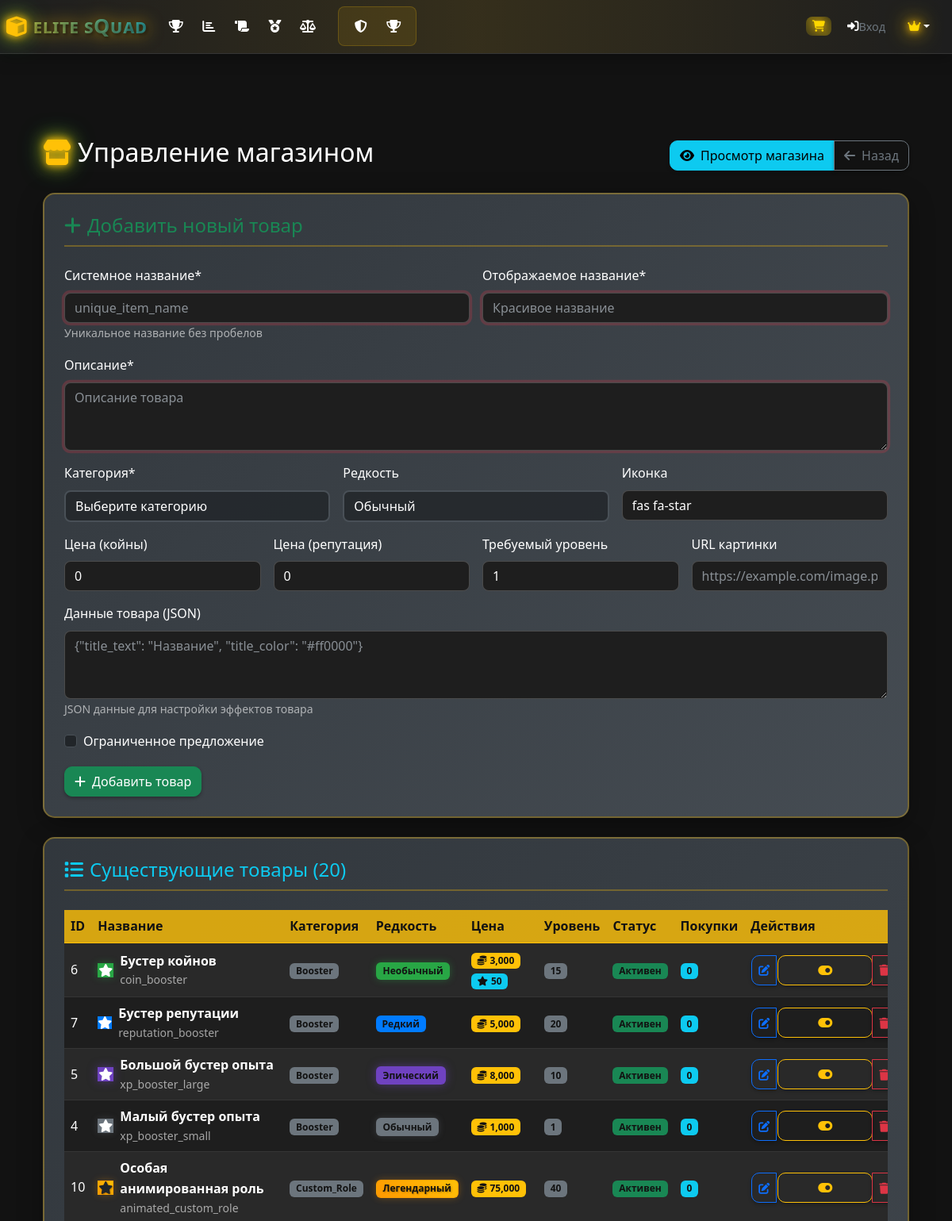
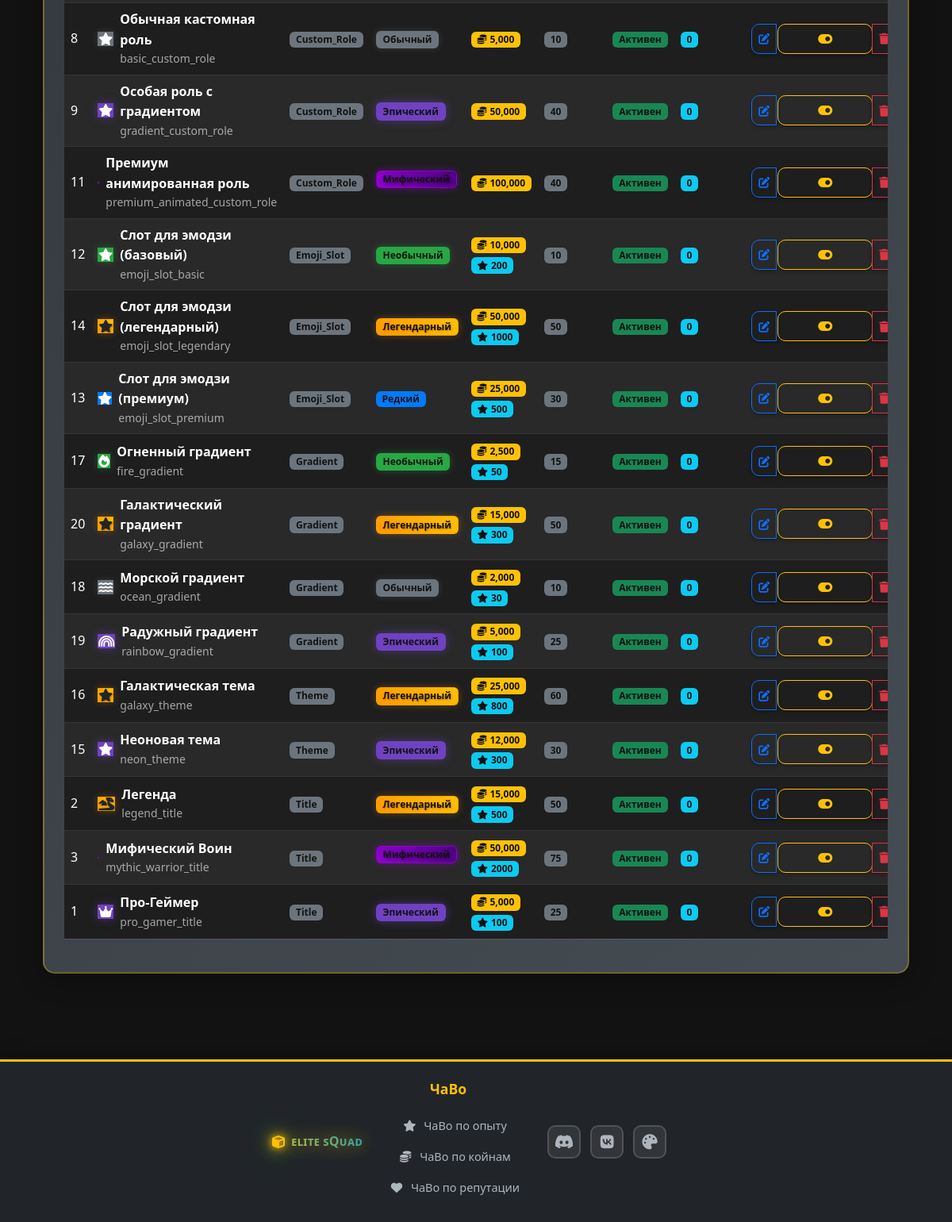
The page /admin/shop (signed in) on the database its author committed (2 pictures, top to bottom).
### models.py (models this page shows, shortened)
class ShopItem(db.Model):
    id = db.Column(db.Integer, primary_key=True)
    name = db.Column(db.String(100), nullable=False, unique=True)
    display_name = db.Column(db.String(200), nullable=False)
    description = db.Column(db.Text, nullable=False)
    category = db.Column(db.String(50), nullable=False)  # title, theme, gradient, avatar, cursor
    price_coins = db.Column(db.Integer, default=0, nullable=False)
    price_reputation = db.Column(db.Integer, default=0, nullable=False)
    unlock_level = db.Column(db.Integer, default=1, nullable=False)
    rarity = db.Column(db.String(20), default='common', nullable=False)
    icon = db.Column(db.String(50), default='fas fa-star', nullable=False)
    image_url = db.Column(db.String(500), nullable=True)  # URL for item image
    item_data = db.Column(db.Text, nullable=True)  # JSON data for item effects
    is_limited_time = db.Column(db.Boolean, default=False, nullable=False)
    is_active = db.Column(db.Boolean, default=True, nullable=False)
    created_at = db.Column(db.DateTime, default=datetime.utcnow)
    purchases = db.relationship('ShopPurchase', backref='item', lazy=True, cascade='all, delete-orphan')

### routes.py (the view)
@app.route('/admin/shop')
def admin_shop():
    if not session.get('is_admin'):
        flash('У вас нет доступа к этой функции!', 'error')
        return redirect(url_for('index'))
    shop_items = ShopItem.query.order_by(ShopItem.category, ShopItem.name).all()
    shop_items_data = []
    for item in shop_items:
        shop_items_data.append({
            'id': item.id,
            'name': item.name,
            'display_name': item.display_name,
            'description': item.description,
            'category': item.category,
            'price_coins': item.price_coins,
            'price_reputation': item.price_reputation,
            'unlock_level': item.unlock_level,
            'rarity': item.rarity,
            'icon': item.icon,
            'image_url': item.image_url,
            'item_data': item.item_data,
            'is_limited_time': item.is_limited_time,
            'is_active': item.is_active
        })
    return render_template('admin_shop.html', shop_items=shop_items, shop_items_data=shop_items_data)

### routes.py (called while the page is built)
@app.context_processor
def inject_current_player():
    current_player = None
    player_nickname = session.get('player_nickname')
    if player_nickname:
        current_player = Player.query.filter_by(nickname=player_nickname).first()
    if 'language' not in session:
        session['language'] = 'ru'
    return dict(current_player=current_player, current_language=session.get('language', 'ru'))

### templates/admin_shop.html (shortened to what this page needs)
{% extends "base.html" %}
{% block content %}
<div class="container-fluid py-4">
    <div class="d-flex justify-content-between align-items-center mb-4">
        <h2 class="page-title">
            <i class="fas fa-store text-warning me-2 glow-effect"></i>Управление магазином
        </h2>
        <div class="btn-group">
            <a href="{{ url_for('shop') }}" class="btn btn-info">
                <i class="fas fa-eye me-2"></i>Просмотр магазина
            </a>
            <a href="{{ url_for('admin') }}" class="btn btn-outline-secondary">
                <i class="fas fa-arrow-left me-2"></i>Назад
            </a>
        </div>
    </div>
    <div class="admin-form-card mb-4">
        <h4 class="text-success mb-4">
            <i class="fas fa-plus me-2"></i>Добавить новый товар
        </h4>
        <form method="POST" action="{{ url_for('admin_add_shop_item') }}">
            <div class="row g-3">
                <div class="col-md-6">
                    <label class="form-label">Системное название*</label>
                    <input type="text" class="form-control" name="name" required placeholder="unique_item_name">
                    <small class="text-muted">Уникальное название без пробелов</small>
                </div>
                <div class="col-md-6">
                    <label class="form-label">Отображаемое название*</label>
                    <input type="text" class="form-control" name="display_name" required placeholder="Красивое название">
                </div>
                <div class="col-12">
                    <label class="form-label">Описание*</label>
                    <textarea class="form-control" name="description" required placeholder="Описание товара" rows="3"></textarea>
                </div>
                <div class="col-md-4">
                    <label class="form-label">Категория*</label>
                    <select class="form-select" name="category" required>
                        <option value="">Выберите категорию</option>
                    </select>
                </div>
                <div class="col-md-4">
                    <label class="form-label">Редкость</label>
                    <select class="form-select" name="rarity" required>
                        <option value="common">Обычный</option>
                    </select>
                </div>
                <div class="col-md-4">
                    <label class="form-label">Иконка</label>
                    <input type="text" class="form-control" name="icon" value="fas fa-star" placeholder="fas fa-star">
                </div>
                <div class="col-md-3">
                    <label class="form-label">Цена (койны)</label>
                    <input type="number" class="form-control" name="price_coins" min="0" value="0">
                </div>
                <div class="col-md-3">
                    <label class="form-label">Цена (репутация)</label>
                    <input type="number" class="form-control" name="price_reputation" min="0" value="0">
                </div>
                <div class="col-md-3">
                    <label class="form-label">Требуемый уровень</label>
                    <input type="number" class="form-control" name="unlock_level" min="1" value="1">
                </div>
                <div class="col-md-3">
                    <label class="form-label">URL картинки</label>
                    <input type="url" class="form-control" name="image_url" placeholder="https://example.com/image.png">
                </div>
                <div class="col-12">
                    <label class="form-label">Данные товара (JSON)</label>
                    <textarea class="form-control" name="item_data" placeholder='{"title_text": "Название", "title_color": "#ff0000"}' rows="3"></textarea>
                    <small class="text-muted">JSON данные для настройки эффектов товара</small>
                </div>
                <div class="col-md-6">
                    <div class="form-check">
                        <input class="form-check-input" type="checkbox" name="is_limited_time" id="limitedTime">
                        <label class="form-check-label" for="limitedTime">
                            Ограниченное предложение
                        </label>
                    </div>
                </div>
                <div class="col-12">
                    <button type="submit" class="btn btn-success">
                        <i class="fas fa-plus me-2"></i>Добавить товар
                    </button>
                </div>
            </div>
        </form>
    </div>
    <div class="admin-form-card">
        <h4 class="text-info mb-4">
            <i class="fas fa-list me-2"></i>Существующие товары ({{ shop_items|length }})
        </h4>
        {% if shop_items %}
        <div class="table-responsive">
            <table class="table table-dark table-striped">
                <thead class="table-warning">
                    <tr>
                        <th>ID</th>
                        <th>Название</th>
                        <th>Категория</th>
                        <th>Редкость</th>
                        <th>Цена</th>
                        <th>Уровень</th>
                        <th>Статус</th>
                        <th>Покупки</th>
                        <th>Действия</th>
                    </tr>
                </thead>
                <tbody>
                    {% for item in shop_items %}
                    <tr>
                        <td>{{ item.id }}</td>
                        <td>
                            <div class="d-flex align-items-center">
                                <i class="{{ item.icon }} me-2 rarity-{{ item.rarity }}"></i>
                                <div>
                                    <div class="fw-bold">{{ item.display_name }}</div>
                                    <div class="text-muted small">{{ item.name }}</div>
                                </div>
                            </div>
                        </td>
                        <td>
                            <span class="badge bg-secondary">{{ item.category.title() }}</span>
                        </td>
                        <td>
                            <span class="badge rarity-{{ item.rarity }}">
                                {% if item.rarity == 'common' %}Обычный
                                {% elif item.rarity == 'uncommon' %}Необычный
                                {% elif item.rarity == 'rare' %}Редкий
                                {% elif item.rarity == 'epic' %}Эпический
                                {% elif item.rarity == 'legendary' %}Легендарный
                                {% elif item.rarity == 'mythic' %}Мифический
                                {% endif %}
                            </span>
                        </td>
                        <td>
                            {% if item.price_coins > 0 %}
                                <span class="badge bg-warning text-dark">
                                    <i class="fas fa-coins me-1"></i>{{ "{:,}".format(item.price_coins) }}
                                </span>
                            {% endif %}
                            {% if item.price_reputation > 0 %}
                                <span class="badge bg-info">
                                    <i class="fas fa-star me-1"></i>{{ item.price_reputation }}
                                </span>
                            {% endif %}
                        </td>
                        <td>
                            <span class="badge bg-secondary">{{ item.unlock_level }}</span>
                        </td>
                        <td>
                            {% if item.is_active %}
                                <span class="badge bg-success">Активен</span>
                            {% else %}
                                <span class="badge bg-danger">Неактивен</span>
                            {% endif %}
                        </td>
                        <td>
                            <span class="badge bg-info">{{ item.purchases|length }}</span>
                        </td>
                        <td>
                            <div class="btn-group btn-group-sm">
                                <button class="btn btn-outline-primary" onclick="editItem({{ item.id }})" title="Редактировать">
                                    <i class="fas fa-edit"></i>
                                </button>
                                <form method="POST" action="{{ url_for('admin_toggle_shop_item', item_id=item.id) }}" style="display: inline;">
                                    <button type="submit" class="btn btn-outline-warning" title="Переключить статус">
                                        <i class="fas fa-toggle-{{ 'on' if item.is_active else 'off' }}"></i>
                                    </button>
                                </form>
                                <button class="btn btn-outline-danger" onclick="confirmDeleteItem({{ item.id }}, '{{ item.display_name }}')" title="Удалить">
                                    <i class="fas fa-trash"></i>
                                </button>
                            </div>
                        </td>
                    </tr>
                    {% endfor %}
                </tbody>
            </table>
        </div>
        {% else %}
        <div class="text-center py-4">
            <i class="fas fa-box-open fa-3x text-muted mb-3"></i>
            <h5 class="text-muted">Магазин пуст</h5>
            <p class="text-muted">Добавьте первый товар используя форму выше</p>
        </div>
        {% endif %}
    </div>
</div>
{% endblock %}

### rows shown on the page
ShopItem: id "6", display_name "Бустер койнов", name "coin_booster", category "Booster", rarity "Необычный", price_coins "3,000", price_reputation "50", unlock_level "15", is_active "Активен", purchases|length "0"
ShopItem: id "7", display_name "Бустер репутации", name "reputation_booster", category "Booster", rarity "Редкий", price_coins "5,000", unlock_level "20", is_active "Активен", purchases|length "0"
ShopItem: id "5", display_name "Большой бустер опыта", name "xp_booster_large", category "Booster", rarity "Эпический", price_coins "8,000", unlock_level "10", is_active "Активен", purchases|length "0"
ShopItem: id "4", display_name "Малый бустер опыта", name "xp_booster_small", category "Booster", rarity "Обычный", price_coins "1,000", unlock_level "1", is_active "Активен", purchases|length "0"
ShopItem: id "10", display_name "Особая анимированная роль", name "animated_custom_role", category "Custom_Role", rarity "Легендарный", price_coins "75,000", unlock_level "40", is_active "Активен", purchases|length "0"
ShopItem: id "8", display_name "Обычная кастомная роль", name "basic_custom_role", category "Custom_Role", rarity "Обычный", price_coins "5,000", unlock_level "10", is_active "Активен", purchases|length "0"
ShopItem: id "9", display_name "Особая роль с градиентом", name "gradient_custom_role", category "Custom_Role", rarity "Эпический", price_coins "50,000", unlock_level "40", is_active "Активен", purchases|length "0"
ShopItem: id "11", display_name "Премиум анимированная роль", name "premium_animated_custom_role", category "Custom_Role", rarity "Мифический", price_coins "100,000", unlock_level "40", is_active "Активен", purchases|length "0"
ShopItem: id "12", display_name "Слот для эмодзи (базовый)", name "emoji_slot_basic", category "Emoji_Slot", rarity "Необычный", price_coins "10,000", price_reputation "200", unlock_level "10", is_active "Активен", purchases|length "0"
ShopItem: id "14", display_name "Слот для эмодзи (легендарный)", name "emoji_slot_legendary", category "Emoji_Slot", rarity "Легендарный", price_coins "50,000", price_reputation "1000", unlock_level "50", is_active "Активен", purchases|length "0"
ShopItem: id "13", display_name "Слот для эмодзи (премиум)", name "emoji_slot_premium", category "Emoji_Slot", rarity "Редкий", price_coins "25,000", price_reputation "500", unlock_level "30", is_active "Активен", purchases|length "0"
ShopItem: id "17", display_name "Огненный градиент", name "fire_gradient", category "Gradient", rarity "Необычный", price_coins "2,500", price_reputation "50", unlock_level "15", is_active "Активен", purchases|length "0"
ShopItem: id "20", display_name "Галактический градиент", name "galaxy_gradient", category "Gradient", rarity "Легендарный", price_coins "15,000", price_reputation "300", unlock_level "50", is_active "Активен", purchases|length "0"
ShopItem: id "18", display_name "Морской градиент", name "ocean_gradient", category "Gradient", rarity "Обычный", price_coins "2,000", price_reputation "30", unlock_level "10", is_active "Активен", purchases|length "0"
ShopItem: id "19", display_name "Радужный градиент", name "rainbow_gradient", category "Gradient", rarity "Эпический", price_coins "5,000", price_reputation "100", unlock_level "25", is_active "Активен", purchases|length "0"
ShopItem: id "16", display_name "Галактическая тема", name "galaxy_theme", category "Theme", rarity "Легендарный", price_coins "25,000", price_reputation "800", unlock_level "60", is_active "Активен", purchases|length "0"
ShopItem: id "15", display_name "Неоновая тема", name "neon_theme", category "Theme", rarity "Эпический", price_coins "12,000", price_reputation "300", unlock_level "30", is_active "Активен", purchases|length "0"
ShopItem: id "2", display_name "Легенда", name "legend_title", category "Title", rarity "Легендарный", price_coins "15,000", price_reputation "500", unlock_level "50", is_active "Активен", purchases|length "0"
ShopItem: id "3", display_name "Мифический Воин", name "mythic_warrior_title", category "Title", rarity "Мифический", price_coins "50,000", price_reputation "2000", unlock_level "75", is_active "Активен", purchases|length "0"
ShopItem: id "1", display_name "Про-Геймер", name "pro_gamer_title", category "Title", rarity "Эпический", price_coins "5,000", price_reputation "100", unlock_level "25", is_active "Активен", purchases|length "0"

### other values the page prints
{{ 'login'|t }} "Вход"
{{ shop_items|length }} "20"
